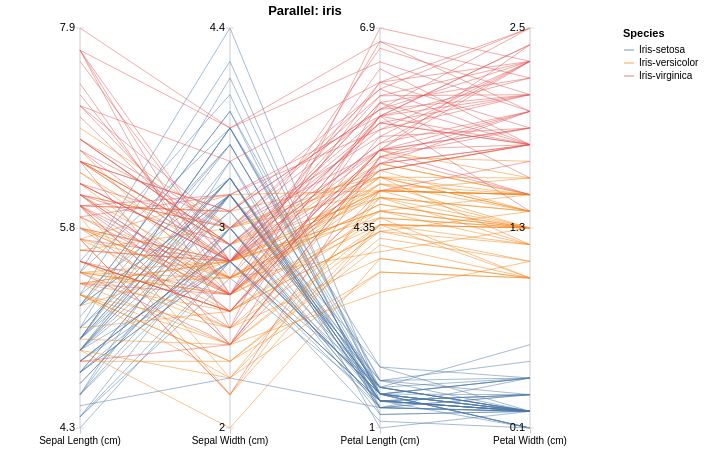

Write the Vega-Lite specification saved for this chart.
### Vega-Lite specification from a JSON file in a GitHub repository (floating-point values rounded to 4 significant figures; data arrays with more than 128 entries replaced by an {"elided": "..."} marker saying what was removed)
{"$schema": "https://vega.github.io/schema/vega-lite/v5.json", "title": "Parallel: iris", "width": 600, "height": 400, "data": {"values": {"elided": "600 records"}}, "encoding": {"x": {"field": "dimension", "type": "nominal", "sort": ["Sepal Length (cm)", "Sepal Width (cm)", "Petal Length (cm)", "Petal Width (cm)"], "axis": {"title": null, "labelAngle": 0}, "scale": {}}, "tooltip": [{"field": "dimension", "type": "nominal"}]}, "layer": [{"data": {"values": [{"dimension": "Sepal Length (cm)"}, {"dimension": "Sepal Width (cm)"}, {"dimension": "Petal Length (cm)"}, {"dimension": "Petal Width (cm)"}]}, "mark": {"type": "rule", "color": "#ccc"}, "encoding": {}}, {"mark": {"type": "line", "opacity": 0.5, "strokeWidth": 1}, "encoding": {"y": {"field": "normalized_value", "type": "quantitative", "axis": null, "scale": {}}, "detail": {"field": "_index", "type": "nominal"}, "color": {"field": "Species", "type": "nominal"}, "tooltip": [{"field": "dimension", "type": "nominal"}, {"field": "normalized_value", "type": "quantitative"}, {"field": "Species", "type": "nominal"}]}}, {"data": {"values": [{"dimension": "Sepal Length (cm)", "tick_level": "min", "tick_value": 0.0, "tick_label": 4.3}, {"dimension": "Sepal Length (cm)", "tick_level": "mid", "tick_value": 0.5, "tick_label": 5.8}, {"dimension": "Sepal Length (cm)", "tick_level": "max", "tick_value": 1.0, "tick_label": 7.9}, {"dimension": "Sepal Width (cm)", "tick_level": "min", "tick_value": 0.0, "tick_label": 2.0}, {"dimension": "Sepal Width (cm)", "tick_level": "mid", "tick_value": 0.5, "tick_label": 3.0}, {"dimension": "Sepal Width (cm)", "tick_level": "max", "tick_value": 1.0, "tick_label": 4.4}, {"dimension": "Petal Length (cm)", "tick_level": "min", "tick_value": 0.0, "tick_label": 1.0}, {"dimension": "Petal Length (cm)", "tick_level": "mid", "tick_value": 0.5, "tick_label": 4.35}, {"dimension": "Petal Length (cm)", "tick_level": "max", "tick_value": 1.0, "tick_label": 6.9}, {"dimension": "Petal Width (cm)", "tick_level": "min", "tick_value": 0.0, "tick_label": 0.1}, {"dimension": "Petal Width (cm)", "tick_level": "mid", "tick_value": 0.5, "tick_label": 1.3}, {"dimension": "Petal Width (cm)", "tick_level": "max", "tick_value": 1.0, "tick_label": 2.5}]}, "transform": [{"filter": "datum.tick_level === 'max'"}], "encoding": {"y": {"field": "tick_value", "type": "quantitative", "axis": null, "scale": {}}, "tooltip": [{"field": "tick_value", "type": "quantitative"}]}, "layer": [{"mark": {"type": "text", "style": "label"}, "encoding": {"text": {"field": "tick_label", "type": "quantitative"}}}, {"mark": {"type": "tick", "style": "tick", "size": 8, "color": "#ccc"}}]}, {"data": {"values": [{"dimension": "Sepal Length (cm)", "tick_level": "min", "tick_value": 0.0, "tick_label": 4.3}, {"dimension": "Sepal Length (cm)", "tick_level": "mid", "tick_value": 0.5, "tick_label": 5.8}, {"dimension": "Sepal Length (cm)", "tick_level": "max", "tick_value": 1.0, "tick_label": 7.9}, {"dimension": "Sepal Width (cm)", "tick_level": "min", "tick_value": 0.0, "tick_label": 2.0}, {"dimension": "Sepal Width (cm)", "tick_level": "mid", "tick_value": 0.5, "tick_label": 3.0}, {"dimension": "Sepal Width (cm)", "tick_level": "max", "tick_value": 1.0, "tick_label": 4.4}, {"dimension": "Petal Length (cm)", "tick_level": "min", "tick_value": 0.0, "tick_label": 1.0}, {"dimension": "Petal Length (cm)", "tick_level": "mid", "tick_value": 0.5, "tick_label": 4.35}, {"dimension": "Petal Length (cm)", "tick_level": "max", "tick_value": 1.0, "tick_label": 6.9}, {"dimension": "Petal Width (cm)", "tick_level": "min", "tick_value": 0.0, "tick_label": 0.1}, {"dimension": "Petal Width (cm)", "tick_level": "mid", "tick_value": 0.5, "tick_label": 1.3}, {"dimension": "Petal Width (cm)", "tick_level": "max", "tick_value": 1.0, "tick_label": 2.5}]}, "transform": [{"filter": "datum.tick_level === 'mid'"}], "encoding": {"y": {"field": "tick_value", "type": "quantitative", "axis": null, "scale": {}}, "tooltip": [{"field": "tick_value", "type": "quantitative"}]}, "layer": [{"mark": {"type": "text", "style": "label"}, "encoding": {"text": {"field": "tick_label", "type": "quantitative"}}}, {"mark": {"type": "tick", "style": "tick", "size": 8, "color": "#ccc"}}]}, {"data": {"values": [{"dimension": "Sepal Length (cm)", "tick_level": "min", "tick_value": 0.0, "tick_label": 4.3}, {"dimension": "Sepal Length (cm)", "tick_level": "mid", "tick_value": 0.5, "tick_label": 5.8}, {"dimension": "Sepal Length (cm)", "tick_level": "max", "tick_value": 1.0, "tick_label": 7.9}, {"dimension": "Sepal Width (cm)", "tick_level": "min", "tick_value": 0.0, "tick_label": 2.0}, {"dimension": "Sepal Width (cm)", "tick_level": "mid", "tick_value": 0.5, "tick_label": 3.0}, {"dimension": "Sepal Width (cm)", "tick_level": "max", "tick_value": 1.0, "tick_label": 4.4}, {"dimension": "Petal Length (cm)", "tick_level": "min", "tick_value": 0.0, "tick_label": 1.0}, {"dimension": "Petal Length (cm)", "tick_level": "mid", "tick_value": 0.5, "tick_label": 4.35}, {"dimension": "Petal Length (cm)", "tick_level": "max", "tick_value": 1.0, "tick_label": 6.9}, {"dimension": "Petal Width (cm)", "tick_level": "min", "tick_value": 0.0, "tick_label": 0.1}, {"dimension": "Petal Width (cm)", "tick_level": "mid", "tick_value": 0.5, "tick_label": 1.3}, {"dimension": "Petal Width (cm)", "tick_level": "max", "tick_value": 1.0, "tick_label": 2.5}]}, "transform": [{"filter": "datum.tick_level === 'min'"}], "encoding": {"y": {"field": "tick_value", "type": "quantitative", "axis": null, "scale": {}}, "tooltip": [{"field": "tick_value", "type": "quantitative"}]}, "layer": [{"mark": {"type": "text", "style": "label"}, "encoding": {"text": {"field": "tick_label", "type": "quantitative"}}}, {"mark": {"type": "tick", "style": "tick", "size": 8, "color": "#ccc"}}]}], "config": {"axisX": {"domain": false, "labelAngle": 0, "tickColor": "#ccc", "title": null}, "view": {"stroke": null}, "style": {"label": {"baseline": "middle", "align": "right", "dx": -5}, "tick": {"orient": "horizontal"}}}, "transform": [], "params": []}
